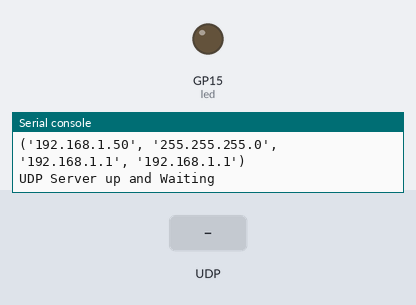
Simulated run of this program. Board: Raspberry Pi Pico running MicroPython. On the bench: output pins drawn as LEDs (lit = HIGH), the last lines printed to the serial console. The test bench sets the inputs (shaded band). WiFi joins after 1.5 s.

Above: at 3.2 s.
3.3 s: UDP packet "Y" arrives
At 4.2 s:
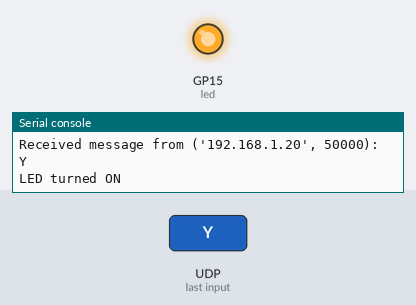
4.8 s: UDP packet "1" arrives
At 5.3 s:
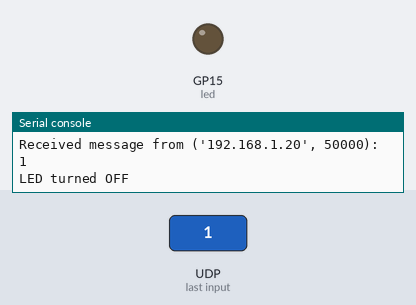
Timing chart, 0 to 7.8 s (numbered marks = the images above; inputs shaded):
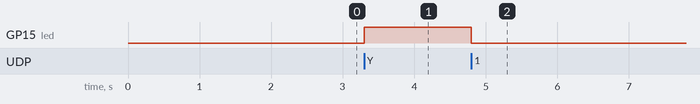

The program:

myServer.py
```python
import socket
import network
import time
import machine

wifi=network.WLAN(network.STA_IF)
wifi.active(True)

wifi.connect('WiFi Name','password')

while wifi.isconnected()==False:
    print("waiting for connection...")
    time.sleep(1)
wifiInfo=wifi.ifconfig()
print(wifiInfo)
ServerIP=wifiInfo[0]
ServerPort=2222
bufferSize=1024
UDPServer=socket.socket(socket.AF_INET,socket.SOCK_DGRAM)
UDPServer.bind((ServerIP,ServerPort))
print("UDP Server up and Waiting")
led = machine.Pin(15, machine.Pin.OUT)

# Main loop to receive messages and control LED
while True:
    message, address = UDPServer.recvfrom(bufferSize)
    messageDecoded = message.decode('utf-8').strip()
    print(f"Received message from {address}: {messageDecoded}")

    # Control the LED based on the received message
    if messageDecoded == 'Y':
        led.value(1)
        print("LED turned ON")
    else:
        led.value(0)
        print("LED turned OFF")
```

Measured:
- after the input at 3.3 s, GP15 (led): LOW → HIGH at once
- after the input at 4.8 s, GP15 (led): HIGH → LOW at once
